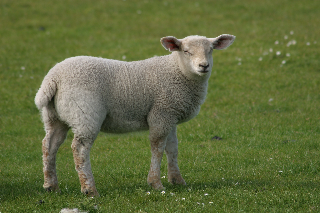
#> input picture sheep.png, 320 x 213 px
$ jupyter execute --allow-errors vision.ipynb   (older library calls are emulated)
#> lines starting #> are read from the running program, lines starting #| are printed output that depends on the picture
### vision/descriptor/spatial.py
from vision.model import Image
from typing import List
import numpy as np

import vision.descriptor.avg_RGB as rgb
import vision.util.edge as edge
import logging
logger = logging.getLogger(__name__)


def grid_image(height: int, width: int, pixels: np.array):
    shape = pixels.shape

    segments = []
    for i in range(height):
        for j in range(width):

            row_start = round(i * shape[0] / height)
            row_end = round((i+1) * shape[0] / height)

            column_start = round(j * shape[1] / width)
            column_end = round((j + 1) * shape[1] / width)

            segments.append(pixels[row_start:row_end, column_start:column_end, :])

    return segments


# [30 lines left out: function extract_spatial_texture, not called in this run]


def extract_spatial_average_rgb(height: int,
                                width: int,
                                pixels: np.array = None,
                                image: Image = None,
                                images: List[Image] = None):

    if pixels is None and image is None and images is None:
        raise KeyError('no image provided')

    def extract(i):
        segments = grid_image(height, width, i)
        descriptor = np.array([])
        for seg in segments:
            descriptor = np.append(descriptor, rgb.extract_average_rgb(pixels=seg))
        return descriptor

    if images is not None:
        length = len(images)
        for index, image in enumerate(images):
            logger.debug(f'generating {index} of {length}')
            image.descriptor = extract(image.pixels)
        return
    elif image is not None:
        image.descriptor = extract(image.pixels)
    else:
        return extract(pixels)


# [32 lines left out: function extract_spatial_avg_rgb_texture, not called in this run]

### vision/io/__init__.py
import glob
import os
import pickle
import logging
from typing import List
import cv2
from vision.model import Image

logger = logging.getLogger(__name__)


def load_path(path: str) -> List[str]:
    if not os.path.exists(path):
        logger.error(f'folder {path} does not exist')
        raise FileNotFoundError('path does not exist')

    files = []
    for extension_set in [glob.glob(f'{path}/*.%s' % ext) for ext in ["jpg", "bmp", "png"]]:
        if len(extension_set) > 0:
            files += extension_set
    return files


# [14 lines left out: function load_set, not called in this run]


def load_msrc(path: str, descriptor_path=None) -> List[Image]:
    logger.info(f'loading msrc from {path}, descriptor path {descriptor_path}')

    files = load_path(path)

    images = []
    for image in files:
        file_name = image.split('/')[-1]
        file_name_split = file_name.split('_')
        category = int(file_name_split[0])
        name = int(file_name_split[1])
        images.append(Image(cv2.normalize(
                                cv2.imread(image)[:, :, ::-1].  # slice to go from BGR to RGB
                                astype('float'),
                                None,  # output obj none
                                alpha=0,
                                beta=1,
                                norm_type=cv2.NORM_MINMAX,
                                dtype=cv2.CV_32F),
                            category=category,
                            name=name))

    if descriptor_path is not None:
        load_descriptors(descriptor_path, images)

    return images


# [43 lines left out: functions save_descriptors, load_descriptors, not called in this run]

### vision/descriptor/avg_RGB.py
from vision.model import Image
from typing import List
import numpy as np
import logging
logger = logging.getLogger(__name__)


def extract_average_rgb(pixels: np.array = None,
                        image: Image = None,
                        images: List[Image] = None):

    if pixels is None and image is None and images is None:
        raise KeyError('no image provided')

    def extract(i):
        return i.mean(axis=(0, 1))

    if images is not None:
        length = len(images)
        for index, image in enumerate(images):
            logger.debug(f'generating {index} of {length}')
            image.descriptor = extract(image)
        return
    elif image is not None:
        image.descriptor = extract(image)
    else:
        return extract(pixels)

### vision.ipynb
[cell 1]
import cv2
import numpy as np
from matplotlib import pyplot as plt

import vision.io
from vision.visualsearch import run_query
from vision.descriptor.avg_RGB import extract_average_rgb
import vision.descriptor.spatial as spatial

# vision

#> (a cell that did not finish here is left out)

#> (a cell that did not finish here is left out)

[cell 4]
img = cv2.imread('sheep.png')[:,:,::-1]

segments = spatial.grid_image(2, 2, img)
#> after the loop in grid_image, `for i in range(height):`: segments = 4 items
#> segments = 4 items
print(len(segments))
#| 4
plt.imshow(segments[0])
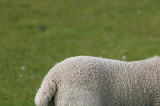
#> shown: shape (106, 160, 3); mean R, G, B 113.6, 119.9, 76.9

[cell 5]
img = cv2.imread('sheep.png')[:,:,::-1]

segments = spatial.extract_spatial_average_rgb(2, 2, img)
#> the loop in extract, `for seg in segments:` made 4 passes
#> descriptor on passes 1 to 2: [113.6, 119.9, 76.88], [113.6, 119.9, 76.88, 104.4, 111.9, 63.92]
#> segments = [113.6, 119.9, 76.88, 104.4, 111.9, 63.92, 88.34, 99.2, 58.23, 83.34, 99.65, 48.1]
